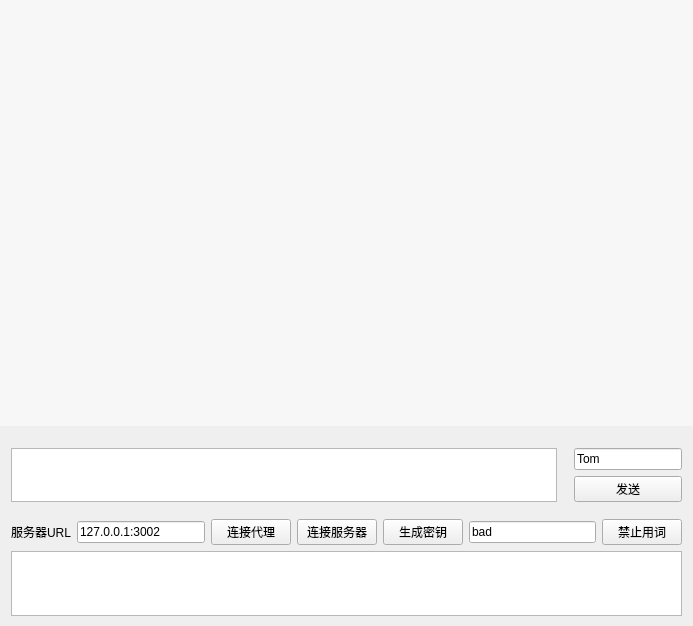
<?xml version="1.0" encoding="UTF-8"?>
<ui version="4.0">
 <class>ChatroomClient</class>
 <widget class="QMainWindow" name="ChatroomClient">
  <property name="geometry">
   <rect>
    <x>0</x>
    <y>0</y>
    <width>693</width>
    <height>626</height>
   </rect>
  </property>
  <property name="windowTitle">
   <string>MainWindow</string>
  </property>
  <widget class="QWidget" name="centralWidget">
   <layout class="QGridLayout" name="gridLayout">
    <property name="leftMargin">
     <number>0</number>
    </property>
    <property name="topMargin">
     <number>0</number>
    </property>
    <property name="rightMargin">
     <number>0</number>
    </property>
    <property name="bottomMargin">
     <number>0</number>
    </property>
    <property name="spacing">
     <number>0</number>
    </property>
    <item row="0" column="0" colspan="2">
     <widget class="QListWidget" name="listWidget">
      <property name="sizePolicy">
       <sizepolicy hsizetype="Expanding" vsizetype="Preferred">
        <horstretch>0</horstretch>
        <verstretch>0</verstretch>
       </sizepolicy>
      </property>
      <property name="styleSheet">
       <string notr="true">QListWidget{background-color: rgb(247, 247, 247); color:rgb(51,51,51); border: 1px solid  rgb(247, 247, 247);outline:0px;}
QListWidget::Item{background-color: rgb(247, 247, 247);}
QListWidget::Item:hover{background-color: rgb(247, 247, 247); }
QListWidget::item:selected{
	background-color: rgb(247, 247, 247);
	color:black; 
    border: 1px solid  rgb(247, 247, 247);
}
QListWidget::item:selected:!active{border: 1px solid  rgb(247, 247, 247); background-color: rgb(247, 247, 247); color:rgb(51,51,51); } </string>
      </property>
      <property name="verticalScrollBarPolicy">
       <enum>Qt::ScrollBarAsNeeded</enum>
      </property>
      <property name="horizontalScrollBarPolicy">
       <enum>Qt::ScrollBarAlwaysOff</enum>
      </property>
     </widget>
    </item>
    <item row="1" column="0" colspan="2">
     <widget class="QWidget" name="widget" native="true">
      <property name="minimumSize">
       <size>
        <width>0</width>
        <height>200</height>
       </size>
      </property>
      <property name="maximumSize">
       <size>
        <width>16777215</width>
        <height>200</height>
       </size>
      </property>
      <layout class="QVBoxLayout" name="verticalLayout">
       <item>
        <layout class="QHBoxLayout" name="horizontalLayout_2">
         <property name="topMargin">
          <number>11</number>
         </property>
         <item>
          <widget class="QTextEdit" name="textEdit">
           <property name="sizePolicy">
            <sizepolicy hsizetype="Expanding" vsizetype="Preferred">
             <horstretch>0</horstretch>
             <verstretch>0</verstretch>
            </sizepolicy>
           </property>
          </widget>
         </item>
         <item>
          <layout class="QVBoxLayout" name="verticalLayout_2">
           <property name="leftMargin">
            <number>11</number>
           </property>
           <item>
            <widget class="QLineEdit" name="lineEditName">
             <property name="sizePolicy">
              <sizepolicy hsizetype="Maximum" vsizetype="Fixed">
               <horstretch>0</horstretch>
               <verstretch>0</verstretch>
              </sizepolicy>
             </property>
             <property name="text">
              <string>Tom</string>
             </property>
            </widget>
           </item>
           <item>
            <spacer name="verticalSpacer">
             <property name="orientation">
              <enum>Qt::Vertical</enum>
             </property>
             <property name="sizeHint" stdset="0">
              <size>
               <width>20</width>
               <height>40</height>
              </size>
             </property>
            </spacer>
           </item>
           <item>
            <widget class="QPushButton" name="pushButton">
             <property name="text">
              <string>发送</string>
             </property>
            </widget>
           </item>
          </layout>
         </item>
        </layout>
       </item>
       <item>
        <layout class="QHBoxLayout" name="horizontalLayout_3">
         <property name="topMargin">
          <number>11</number>
         </property>
         <item>
          <widget class="QLabel" name="label">
           <property name="text">
            <string>服务器URL</string>
           </property>
          </widget>
         </item>
         <item>
          <widget class="QLineEdit" name="lineEditURL">
           <property name="text">
            <string>127.0.0.1:3002</string>
           </property>
          </widget>
         </item>
         <item>
          <widget class="QPushButton" name="pushButtonConnProxy">
           <property name="text">
            <string>连接代理</string>
           </property>
          </widget>
         </item>
         <item>
          <widget class="QPushButton" name="pushButtonConnServer">
           <property name="text">
            <string>连接服务器</string>
           </property>
          </widget>
         </item>
         <item>
          <widget class="QPushButton" name="pushButtonGenKey">
           <property name="text">
            <string>生成密钥</string>
           </property>
          </widget>
         </item>
         <item>
          <widget class="QLineEdit" name="lineEditBanword">
           <property name="text">
            <string>bad</string>
           </property>
          </widget>
         </item>
         <item>
          <widget class="QPushButton" name="pushButtonBan">
           <property name="text">
            <string>禁止用词</string>
           </property>
          </widget>
         </item>
        </layout>
       </item>
       <item>
        <widget class="QTextEdit" name="textEditLog"/>
       </item>
      </layout>
     </widget>
    </item>
   </layout>
  </widget>
 </widget>
 <layoutdefault spacing="6" margin="11"/>
 <resources>
  <include location="../resources/img.qrc"/>
 </resources>
 <connections/>
</ui>
